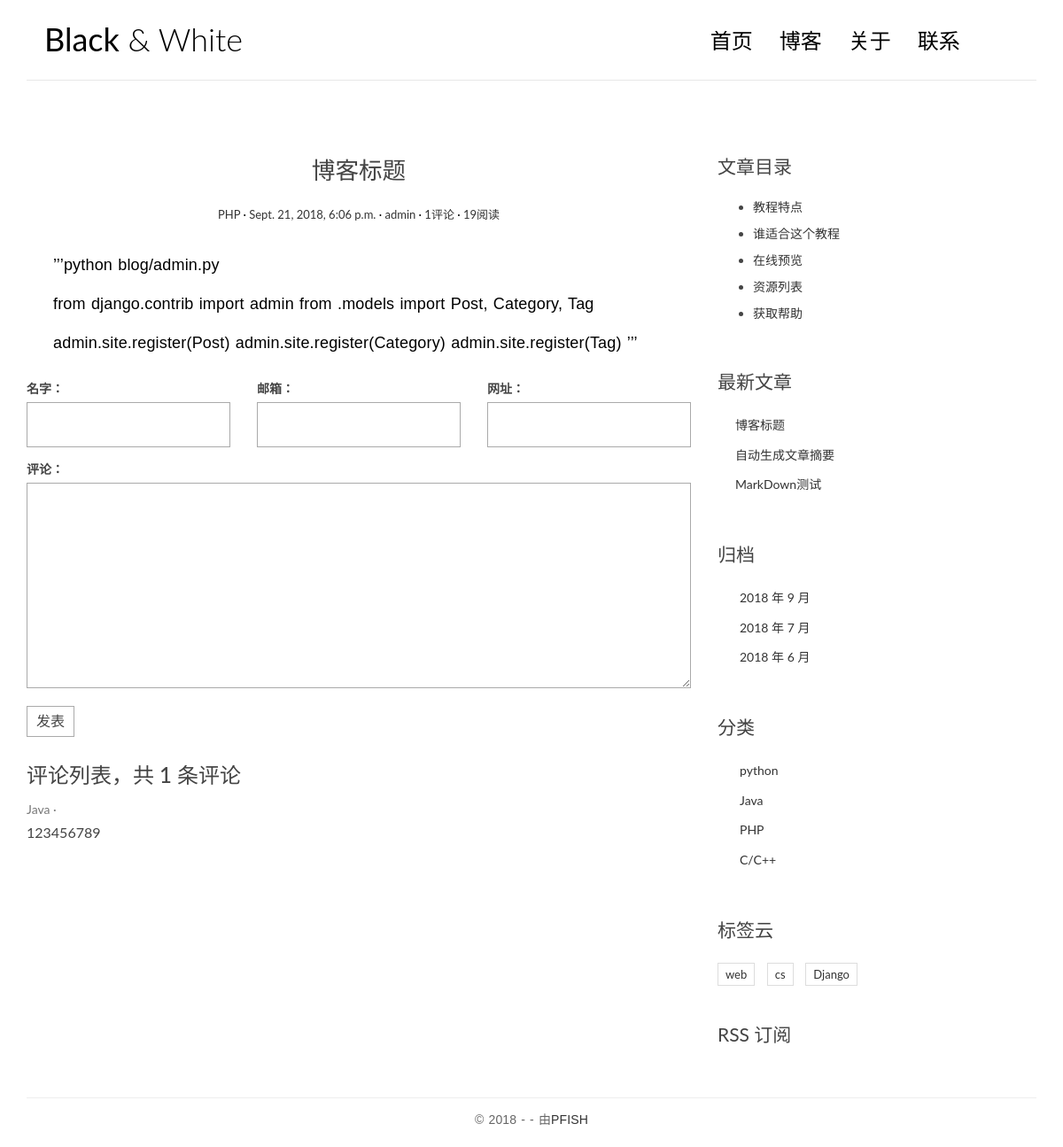
The app's page /post/2/ with its own data.
### blog/models.py (models this page shows, shortened)
class Post(models.Model):
    title = models.CharField(max_length=70)
    body = models.TextField()
    excerpt = models.CharField(max_length=200, blank=True)
    created_time = models.DateTimeField()
    modified_time = models.DateTimeField()
    category = models.ForeignKey(Category, on_delete=models.CASCADE)
    tags = models.ManyToManyField(Tag, blank=True)
    author = models.ForeignKey(User, on_delete=models.CASCADE)
    views = models.PositiveIntegerField(default=0)
    def get_absolute_url(self):
        return reverse('blog:detail', kwargs={'pk' : self.pk})
    def increase_views(self):
        self.views += 1
        self.save(update_fields=['views'])
    def save(self, *args, **kwargs):
        if not self.excerpt:
            md = markdown.Markdown(extensions=[
                'markdown.extensions.extra',
                'markdown.extensions.codehilite',
            ])
            self.excerpt = strip_tags(md.convert(self.body))[:54]
        super(Post, self).save(*args, **kwargs)
    class Meta:
        ordering = ['-created_time']

class Category(models.Model):
    name = models.CharField(max_length=100)

class Tag(models.Model):
    name = models.CharField(max_length=100)

### comments/models.py (models this page shows, shortened)
class Comment(models.Model):
    name = models.CharField(max_length=100)
    email = models.EmailField(max_length=255)
    url = models.URLField(blank=True)
    text = models.TextField()
    created_time = models.DateTimeField(auto_now_add=True)
    post = models.ForeignKey('blog.Post', on_delete=models.CASCADE)

### blog/views.py (the view)
# urls.py: path('post/<int:pk>/',views.detail, name='detail'),
def detail(request, pk):
    post = get_object_or_404(Post, pk=pk)
    post.increase_views()
    post.body = markdown.markdown(post.body,extensions=[
                                      'markdown.extensions.extra',
                                      'markdown.extensions.codehilite',
                                      'markdown.extensions.toc'])
    form = CommentForm()
    comment_list = post.comment_set.all()
    context = {'post' : post,
               'form' : form,
               'comment_list' : comment_list}
    return render(request, 'blog/detail.html', context=context)

### comments/forms.py
class CommentForm(forms.ModelForm):
    class Meta:
        model = Comment
        fields = ['name', 'email', 'url', 'text']

### blog/templatetags/blog_tags.py (called while the page is built)
@register.simple_tag  #注册为模板标签，以便使用语法{% get_recent_posts %}调用
def get_recent_posts(num=5):
    return Post.objects.all().order_by('-created_time')[:num]

@register.simple_tag
def archives():
    return Post.objects.dates('created_time', 'month', order='DESC')

@register.simple_tag
def get_categories():
    return Category.objects.all()

@register.simple_tag
def get_tag():
    return Tag.objects.all()

### templates/blog/detail.html (shortened to what this page needs)
{% extends 'base.html' %}
{% block main %}
     <article class="post post-{{ post.pk }}">
                    <header class="entry-header">
                        <h1 class="entry-title">{{ post.title }}</h1>
                        <div class="entry-meta">
                            <span class="post-category"><a href="#">{{ post.category.name }}</a></span>
                            <span class="post-date"><a href="#"><time class="entry-date"
                                                                      datetime="{{ post.created_time }}">{{ post.created_time }}</time></a></span>
                            <span class="post-author"><a href="#">{{ post.author }}</a></span>
                            <span class="comments-link"><a href="#">{{ comment_list.count }}评论</a></span>
                            <span class="views-count"><a href="#">{{ post.views }}阅读</a></span>
                        </div>
                    </header>
                    <div class="entry-content clearfix">
                        {{ post.body|safe }}
                    </div>
                </article>
                <form action="{% url 'comments:post_comment' post.pk %}" method="post" class="comment-form">
                        <div class="row">
                            <div class="col-md-4">
                                <label for="id_name">名字：</label>
                                {{ form.name }}
                            </div>
                            <div class="col-md-4">
                                <label for="id_email">邮箱：</label>
                                {{ form.email }}
                            </div>
                            <div class="col-md-4">
                                <label for="id_url">网址：</label>
                                {{ form.url }}
                            </div>
                            <div class="col-md-12">
                                <label for="id_comment">评论：</label>
                                {{ form.text }}
                                <button type="submit" class="comment-btn">发表</button>
                            </div>
                        </div>
                </form>
                    <div class="comment-list-panel">
                        <h3>评论列表，共 <span>{{ comment_list.count }}</span> 条评论</h3>
                        <ul class="comment-list list-unstyled">
                        {% for comment in comment_list %}
                            <li class="comment-item">
                                <span class="nickname">{{ comment.name }}</span>
                                <div class="text">
                                    {{ comment.text }}
                                </div>
                            </li>
                        {% empty %}
                        暂无评论
                        {% endfor %}
                        </ul>
                    </div>
{% endblock main %}
{% block toc %}
    <div class="widget widget-content">
                    <h3 class="widget-title">文章目录</h3>
                    <ul>
                        <li>
                            <a href="#">教程特点</a>
                        </li>
                        <li>
                            <a href="#">谁适合这个教程</a>
                        </li>
                        <li>
                            <a href="#">在线预览</a>
                        </li>
                        <li>
                            <a href="#">资源列表</a>
                        </li>
                        <li>
                            <a href="#">获取帮助</a>
                        </li>
                    </ul>
                </div>
{% endblock toc %}

### templates/base.html (shortened to what this page needs)
{% load staticfiles %}
{% load blog_tags %}
<!DOCTYPE html>
<html>
<head>
    <link rel="stylesheet" href="{% static 'blog/css/bootstrap.min.css' %}">
</head>
<body>
<div class="container">
    <header id="site-header">
        <div class="row">
            <div class="col-md-4 col-sm-5 col-xs-8">
                <div class="logo">
                    <h1><a href="{% url 'blog:index' %}"><b>Black</b> &amp; White</a></h1>
                </div>
            </div>
            <div class="col-md-8 col-sm-7 col-xs-4">
                <nav class="main-nav" role="navigation">
                    <div class="collapse navbar-collapse" id="bs-example-navbar-collapse-1">
                        <ul class="nav navbar-nav navbar-right">
                            <li class="cl-effect-11"><a href="{% url 'blog:index' %}" data-hover="首页">首页</a></li>
                            <li class="cl-effect-11"><a href="{% url 'blog:fullwidth' %}" data-hover="博客">博客</a></li>
                            <li class="cl-effect-11"><a href="{% url 'blog:about' %}" data-hover="关于">关于</a></li>
                            <li class="cl-effect-11"><a href="{% url 'blog:contact' %}" data-hover="联系">联系</a></li>
                        </ul>
                    </div>
                </nav>
            </div>
        </div>
    </header>
</div>
<div class="content-body">
    <div class="container">
        <div class="row">
            <main class="col-md-8">
            {% block main %}
            {% endblock main %}
            </main>
            <aside class="col-md-4">
                {% block toc %}
                {% endblock toc %}
                <div class="widget widget-recent-posts">
                    <h3 class="widget-title">最新文章</h3>
                  {% get_recent_posts as recent_post_list %}
                    <ul>
                        {% for post in recent_post_list %}
                        <li>
                            <a href="{{ post.get_absolute_url }}">{{ post.title }}</a>
                        </li>
                        {% empty %}
                        暂无文章
                        {% endfor %}
                    </ul>
                </div>
                <div class="widget widget-archives">
                    <h3 class="widget-title">归档</h3>
                    {% archives as date_list %}
                    <ul>
                        {% for date in date_list %}
                        <li>
                            <a href="{% url 'blog:archives' date.year date.month %}"> {{ date.year }} 年 {{ date.month }} 月</a>
                        </li>
                        {% empty %}
                        暂无归档
                        {% endfor %}
                    </ul>
                </div>
                <div class="widget widget-category">
                    <h3 class="widget-title">分类</h3>
                    {% get_categories as category_list %}
                    <ul>
                        {% for category in category_list %}
                        <li>
                            <a href="{% url 'blog:category' category.pk %}">{{ category.name }}</a>
                        </li>
                        {% empty %}
                        暂无分类
                        {% endfor %}
                    </ul>
                </div>
                <div class="widget widget-tag-cloud">
                    <h3 class="widget-title">标签云</h3>
                    <ul>
                        {% get_tag as tag_list %}
                        {% for tag in tag_list %}
                        <li>
                            <a href="{% url 'blog:tag'  tag.pk %}">{{ tag.name }}</a>
                        </li>
                        {% empty %}
                        暂无标签
                        {% endfor %}
                    </ul>
                </div>
                <div class="rss">
                    <a href=""> RSS 订阅</a>
                </div>
            </aside>
        </div>
    </div>
</div>
<footer id="site-footer">
    <div class="container">
        <div class="row">
            <div class="col-md-12">
                <p class="copyright">&copy 2018 -
                    - 由<a href="#" title="网页模板" target="_blank">PFISH</a>
                </p>
            </div>
        </div>
    </div>
</footer>
</body>
</html>

### blog/static/blog/css/custom.css (style rules this page uses)
* { outline: none; }
h1, h2, h3, h4, h5, h6 { margin-top: 0; }
b { font-weight: 400; }
a { color: #333; }
body { color: #444; font-family: 'Lato', sans-serif; }
p { font-family: 'Ubuntu', sans-serif; font-weight: 400; word-spacing: 1px; letter-spacing: 0.01em; }
#site-header { background-color: #FFF; padding: 25px 20px; margin-bottom: 40px; border-bottom: 1px solid #e7e7e7; }
.logo h1 a { color: #000; }
.logo h1 { margin: 0; font-family: 'Lato', sans-serif; font-weight: 300; }
.main-nav { margin-top: 11px; max-width: 95%; }
.main-nav a { color: #000000 !important; padding: 0 0 5px 0 !important; margin-right: 30px; font-family: 'Lato', sans-serif; font-weight: 300; font-size: 24px; }
.cl-effect-11 a { padding: 10px 0; color: #0972b4; text-shadow: none; }
.cl-effect-11 a::before { position: absolute; top: 0; left: 0; overflow: hidden; padding: 0 0 5px 0 !important; max-width: 0; border-bottom: 1px solid #000; color: #000; content: attr(data-hover); white-space: nowrap; -webkit-transition: max-width 0.5s; -moz-transition: max-width 0.5s; transition: max-width 0.5s; }
.content-body { padding-bottom: 4em; }
.post { background: #fff; padding: 30px 30px 0; }
.entry-title { text-align: center; font-size: 1.9em; margin-bottom: 20px; line-height: 1.6; padding: 10px 20px 0; }
.entry-meta { text-align: center; color: #DDDDDD; font-size: 13px; margin-bottom: 30px; }
.entry-content { font-size: 18px; line-height: 1.9; font-weight: 300; color: #000; }
.post-category::after, .post-date::after, .post-author::after, .comments-link::after { content: ' ·'; color: #000; }
.widget { background: #fff; padding: 30px 0 0; }
.widget-title { font-size: 1.5em; margin-bottom: 20px; line-height: 1.6; padding: 10px 0 0; font-weight: 400; }
.widget-recent-posts ul { padding: 0; margin: 0; padding-left: 20px; }
.widget-recent-posts ul li { list-style-type: none; position: relative; line-height: 170%; margin-bottom: 10px; }
.widget-recent-posts ul li::before { content: '\f3d3'; font-family: "Ionicons"; position: absolute; left: -17px; top: 3px; font-size: 16px; color: #000; }
.widget-archives ul { padding: 0; margin: 0; padding-left: 25px; }
.widget-archives ul li { list-style-type: none; position: relative; line-height: 170%; margin-bottom: 10px; }
.widget-archives ul li::before { content: '\f3f3'; font-family: "Ionicons"; position: absolute; left: -25px; top: 1px; font-size: 16px; color: #000; }
.widget-category ul { padding: 0; margin: 0; padding-left: 25px; }
.widget-category ul li { list-style-type: none; position: relative; line-height: 170%; margin-bottom: 10px; }
.widget-category ul li::before { content: '\f3fe'; font-family: "Ionicons"; position: absolute; left: -25px; top: 1px; font-size: 18px; color: #000; }
.widget-tag-cloud ul { padding: 0; margin: 0; margin-right: -10px; }
.widget-tag-cloud ul li { list-style-type: none; font-size: 13px; display: inline-block; margin-right: 10px; margin-bottom: 10px; padding: 3px 8px; border: 1px solid #ddd; }
.widget-content ul li { margin-bottom: 10px; }
.rss { font-size: 21px; margin-top: 30px; }
.rss a { color: #444; }
#site-footer { padding-top: 10px; padding: 0 0 1.5em 0; }
.copyright { text-align: center; padding-top: 1em; margin: 0; border-top: 1px solid #eee; color: #666; }
.contact-form input, .comment-form input { border: 1px solid #aaa; margin-bottom: 15px; width: 100%; padding: 15px 15px; font-size: 16px; line-height: 100%; transition: 0.4s border-color linear; }
.contact-form textarea, .comment-form textarea { border: 1px solid #aaa; margin-bottom: 15px; width: 100%; padding: 15px 15px; font-size: 16px; line-height: 20px !important; min-height: 183px; transition: 0.4s border-color linear; }
.comment-form { margin-top: 15px; }
.comment-form .comment-btn { background-color: #fff; border: 1px solid #aaa; font-size: 16px; padding: 5px 10px; }
.comment-list-panel { margin-top: 30px; }
.comment-list { margin-top: 15px; }
.comment-item .nickname, .comment-item .submit-date { color: #777; font-size: 14px; }
.comment-item .nickname:after { content: ' ·'; }
.comment-item .text { padding-top: 5px; font-size: 16px; }

### records on screen
Post: title "博客标题", category.name "PHP", created_time "Sept. 21, 2018, 6:06 p.m.", author "admin", count "1", views "19", body "’’’python blog/admin.py from django.contrib import admin from .models import Post, Category, Tag admin.site.register(Post) admin.site.register(Category) admin.site.register(Tag) ’’’"
Comment: name "Java", text "123456789"
Post: title "自动生成文章摘要"
Post: title "MarkDown测试"
Category: name "python"
Category: name "Java"
Category: name "PHP"
Category: name "C/C++"
Tag: name "web"
Tag: name "cs"
Tag: name "Django"

### other values on screen
{{ comment_list.count }} "1"
{{ date.year }} "2018" "2018" "2018"
{{ date.month }} "9" "7" "6"
